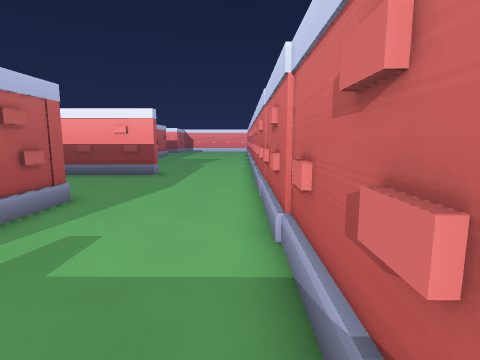
View 1 (above)

24 first-person views from a walk through a Godot game level. The camera is 1.5 m above the floor, tilts 8° down and sees 80° across. The floor is counted in squares, 1 m on a side. Each view is taken from the middle of a square. On the plan, view 1 faces up. The plan holds only what a view shows up to about 14 squares ahead; the rest is blank. The place goes on beyond the plan.

View 2
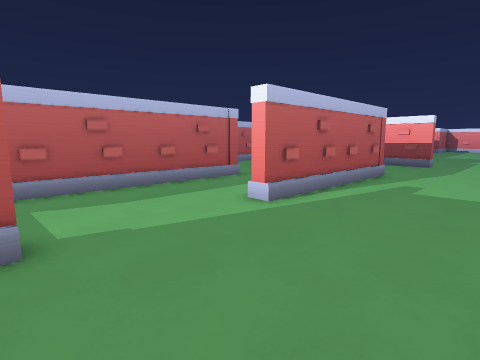

View 3
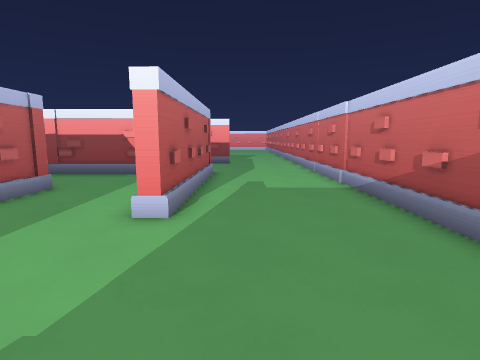

View 4
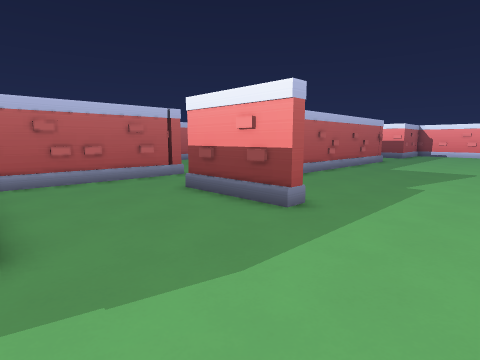

View 5
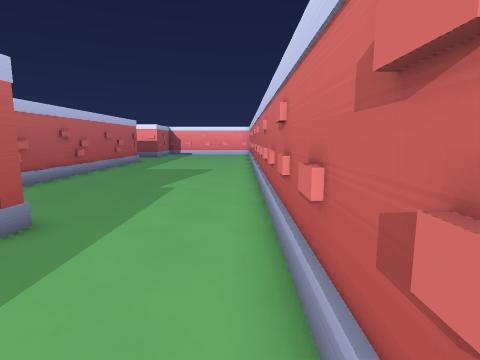

View 6
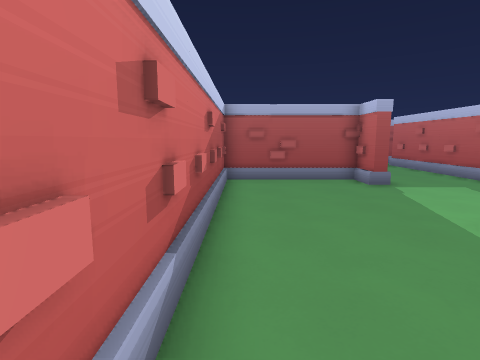

View 7
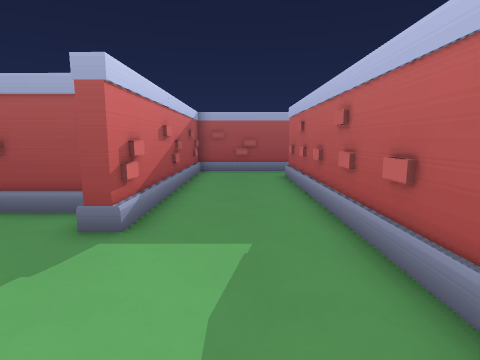

View 8
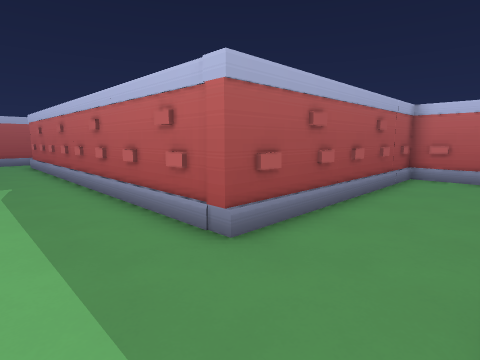

View 9
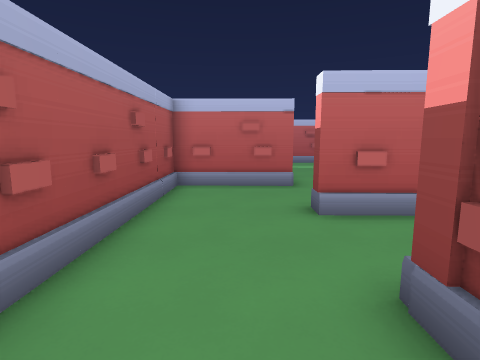

View 10
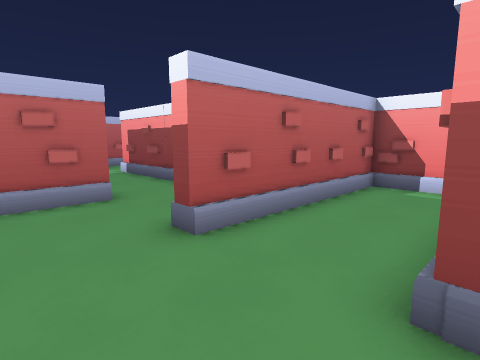

View 11
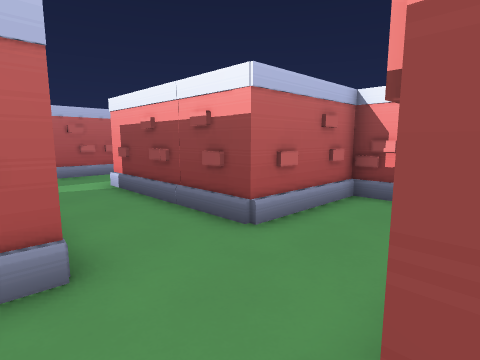

View 12
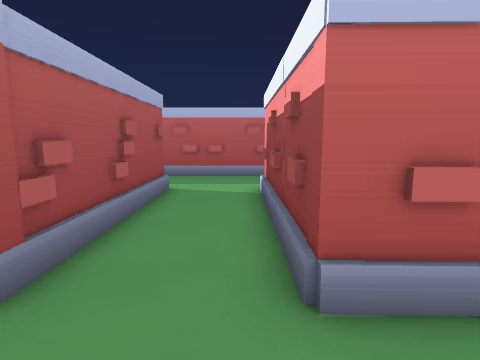

View 13
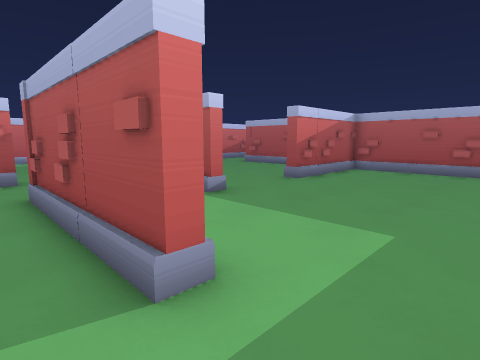

View 14
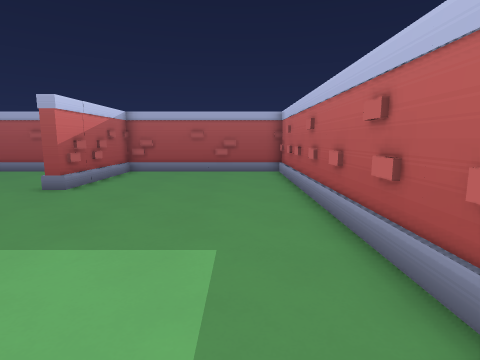

View 15
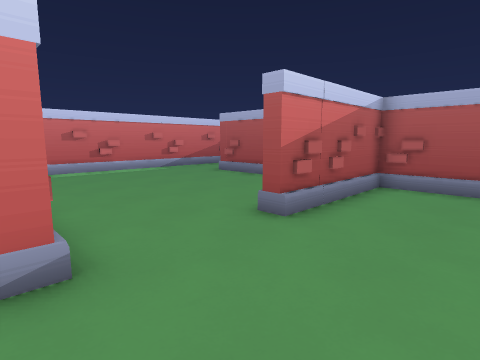

View 16
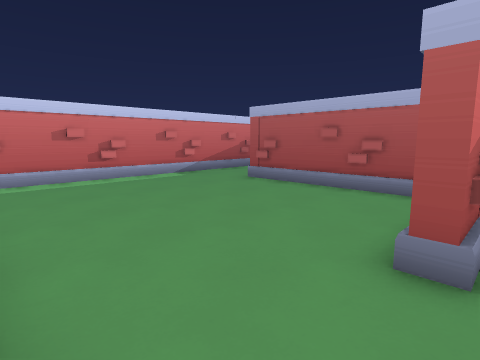

View 17
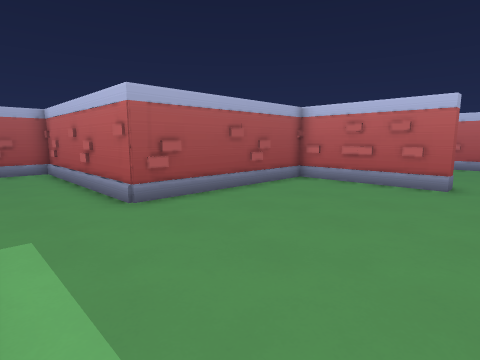

View 18
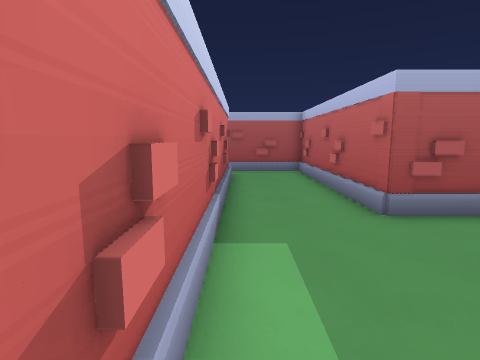

View 19
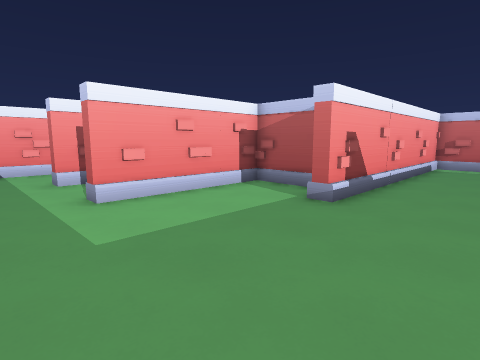

View 20
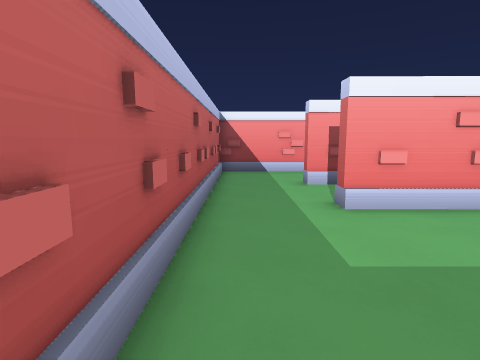

View 21
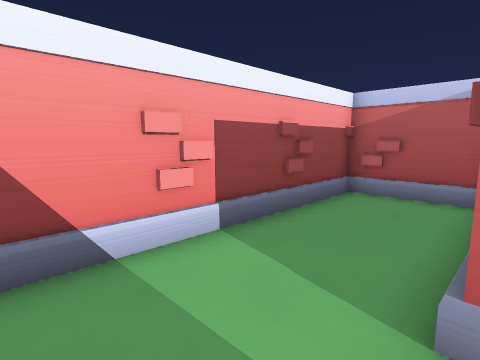

View 22
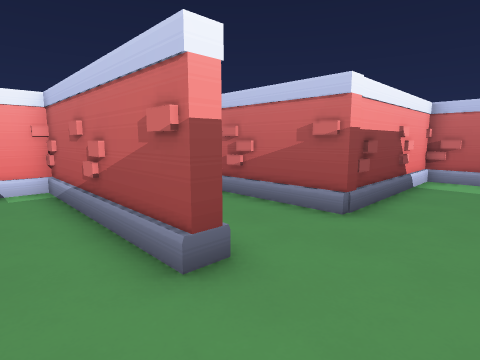

View 23
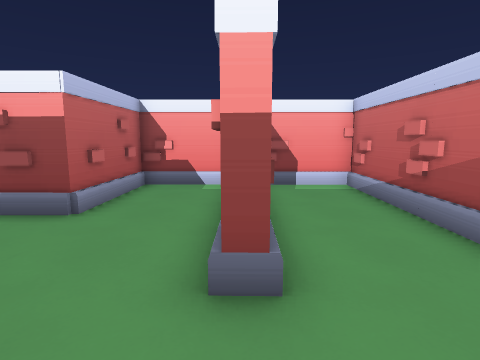

View 24
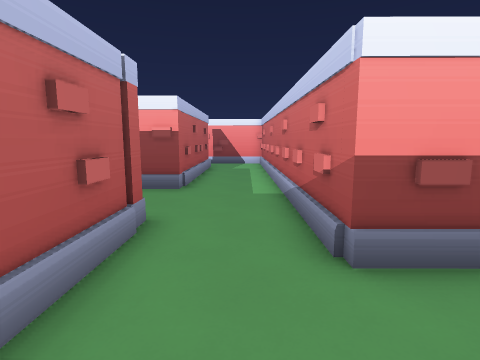

### Floor plan
Points are (right, up) in squares from view 1. A wall is a line through its corners. A room is listed if a view was taken in it or the views show most of it. See-through windows are left out.
Room 1 (views 1, 2, 3, 4, 5, 6, 7, 8, 9, 10, 11, 12, 13, 14, 15, 16, 17, 18, 19, 20, 21, 22, 23, 24)
walls: (-18.4, 2.8) (-9, 2.8) (-9.1, -13.1); (-19, 3.7) (-18.9, 6.8); (-18.9, 6.2) (-24.7, 6.2) (-24.7, 6.7) (-18.5, 6.7) (-18.6, 2.8); (-18.8, 10.6) (-18.8, 13.7); (-10.3, 2.3) (-20.6, 2.3) (-20.6, 2.8) (-20.2, 2.8); (-18.3, 13.7) (-18.4, 9.7) (-24.7, 9.8) (-24.7, 10.3); (-16.6, -6.8) (-13.3, -6.8); (-10.7, 13.6) (-14.6, 13.7) (-14.7, 6.6) (-15.2, 6.6) (-15, 13.7) (-28, 13.7); (-10.8, 14.3) (-10.9, 7.8); (-4.9, 4.9) (-4.9, 6.7); (-4.3, 6.4) (-11.4, 6.5) (-11.3, 13.6); (-4.4, 7.1) (-4.5, -0.6) (-5.1, -0.6); (-25.8, -6.8) (-21.6, -6.8); (-28, 13.3) (-28, -6.7) (-20.6, -6.7) (-20.6, -1.5) (-20.2, -1.5) (-20.2, -6.7) (-13, -6.7) (-13, -14.9) (-5, -14.9) (-4.9, -5.5) (-4.6, -5.5) (-4.6, -6.8) (0.6, -6.9) (0.8, 8.5); (-10.7, 18.3) (-10.7, 17.8); (-3.7, 12.9) (-3.7, 12.3) (-7.7, 12.3) (-7.6, 22.3); (-4.5, -6.7) (-3.7, -6.7); (-10.7, 19.4) (-10.7, 18.4); (0.5, 4.5) (0.5, 5.4); (0.6, 6.5) (0.6, 15.3); (-2.4, -6.7) (-0.1, -6.7); (0.8, 8.6) (0.9, 18.3); (-9.5, -13.1) (-9.5, 1.5); (-10.8, 22.4) (-10.9, 17.8) (-12.1, 17.8); (-7.2, 22.1) (-7.2, 17.1); (0.9, 18.5) (0.9, 19.4)
low walls: (-18.4, 3.6) (-18.4, 2.8); (-24, 13.5) (-25.8, 13.5); (0.5, 5.5) (0.5, 6.4)

Where each view was taken, in squares from view 1:
view 1: 0 up, 0 right, facing up
view 2: 6 down, 0 right, facing up-left
view 3: 6 down, 3 left, facing up
view 4: 7 up, 0 right, facing up-left
view 5: 8 up, 0 right, facing up
view 6: 4 up, 0 right, facing down
view 7: 1 down, 7 left, facing down
view 8: 6 up, 6 left, facing down-left
view 9: 5 up, 9 left, facing left
view 10: 4 up, 11 left, facing up-left
view 11: 6 up, 15 left, facing up-left
view 12: 9 up, 16 left, facing left
view 13: 8 up, 27 left, facing down-right
view 14: 7 up, 26 left, facing down
view 15: 3 up, 24 left, facing down-right
view 16: 2 up, 21 left, facing down-right
view 17: 0 up, 10 left, facing down-left
view 18: 1 down, 10 left, facing down
view 19: 1 down, 27 left, facing up-right
view 20: 0 up, 27 left, facing up
view 21: 10 up, 27 left, facing up-right
view 22: 4 up, 17 left, facing up-right
view 23: 4 up, 15 left, facing up
view 24: 9 up, 9 left, facing up
